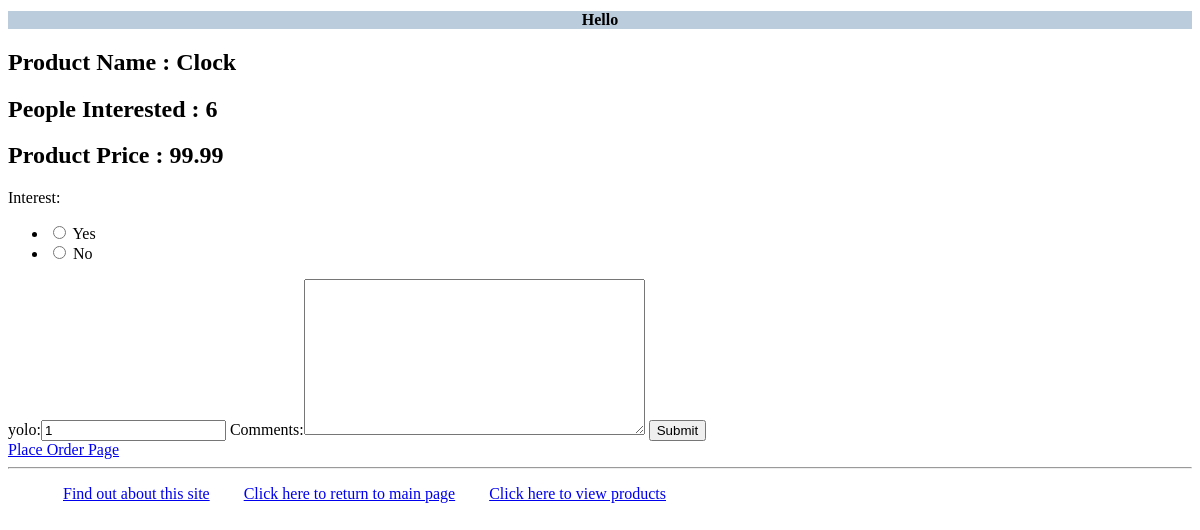
Screenshot of /myapp/productdetail/1/ with the database file from the repository.
### myapp/models.py (models this page shows, shortened)
class Product(models.Model):
    category = models.ForeignKey(Category, related_name='products',on_delete=models.CASCADE)
    name = models.CharField(max_length=200)
    price = models.DecimalField(max_digits=10, decimal_places=2)
    stock = models.PositiveIntegerField(default=100)
    available = models.BooleanField(default=True)
    description = models.TextField(blank=True, default='')
    interested = models.PositiveIntegerField(default=0)

### myapp/views.py (the view)
# urls.py: path(r'productdetail/<int:prod_id>/',views.productdetail,name = 'productdetail'),
def productdetail(request,prod_id):
    product = (Product.objects.get(id=prod_id))
    msg = ''
    form = InterestForm()
    return render(request,'myapp/productdetails.html', {'product': product, 'form':form, 'msg':msg})

### myapp/forms.py
class InterestForm(forms.Form):
    interest = forms.IntegerField(widget=forms.RadioSelect(choices=[(1, 'Yes'),(0, 'No')]))
    quantity = forms.IntegerField(initial=1, min_value=1, label='yolo')
    comments = forms.CharField(widget=forms.Textarea, required=False)

### myapp/templates/myapp/productdetails.html (shortened to what this page needs)
<!DOCTYPE html>
<html lang="en">
<head>
</head>
<body>
{% extends 'myapp/base.html' %}
{% block body_block %}
    {% if product %}
    <h2>Product Name : {{ product.name }}</h2>
    <h2>People Interested : {{ product.interested }}</h2>
    <h2>Product Price : {{ product.price }}</h2>
{% else %}
    <strong>There are no available products!</strong>
{% endif %}
    <form action="/order_interest_response/{{ product.id }}/" method="post">
    {{ form }}
    <input type="submit" value="Submit">
    </form>
<a href="{% url 'myapp:place order'  %}">Place Order Page</a>
{% endblock %}

### rows the page displays
Product: name "Clock", interested "6", price "99.99"
